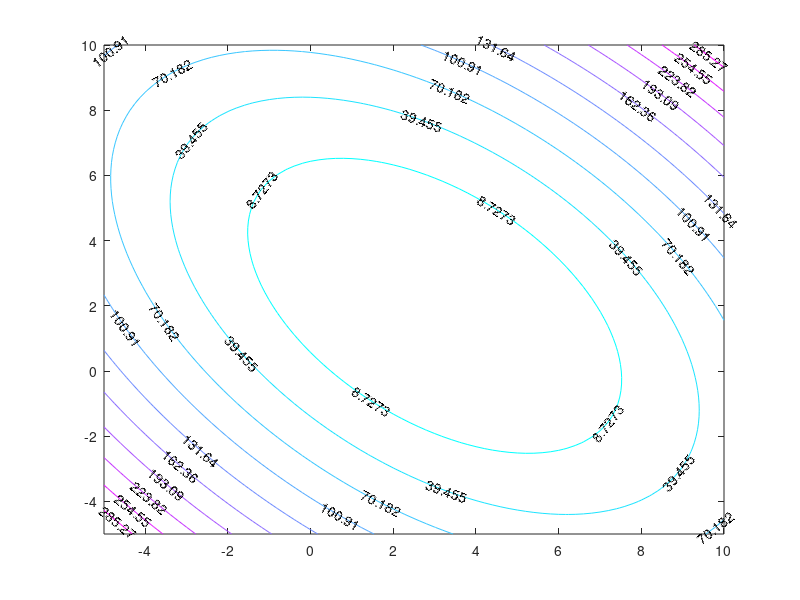

This figure's MATLAB source:
clear 
clc
R = [2 1;1 2];
P = [7;8];
Edk2 = 4^2;
[w0,w1] = meshgrid(-5:.2:10, -5:.2:10);
for i = 1:length(w0)
    for j = 1:length(w1)
        W = [w0(i,i);w1(j,j)];
        Z(i,j) = Edk2 + W'*R*W -2*P'*W;
    end
end
Wopt = inv(R)*P;
[c, h] = contour(w0, w1, Z, 10); clabel(c, h); colormap cool;
[Q, lamda] = eig(R);